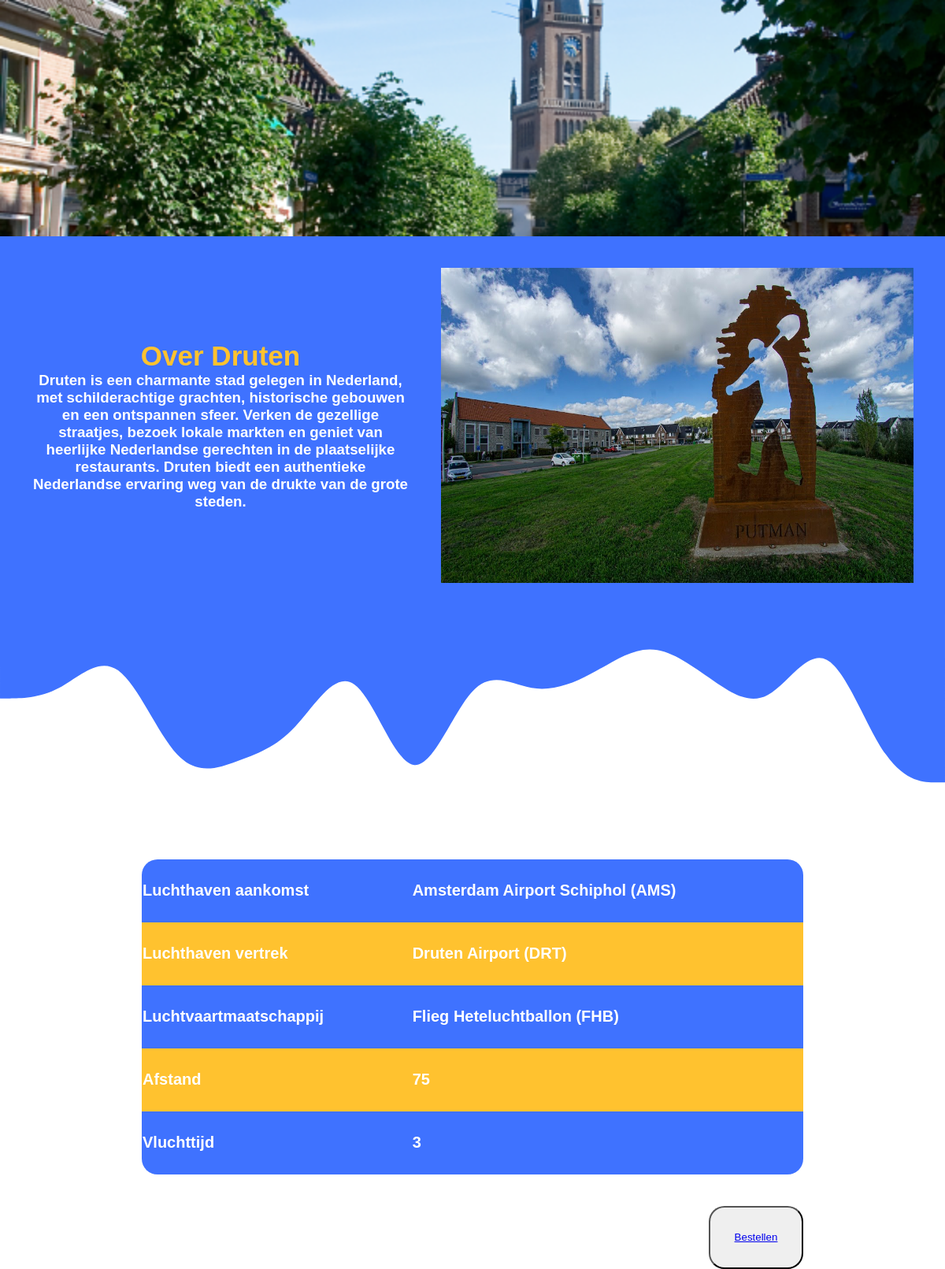
The page /info.php?tripID=4 on the database its author committed.
### tables this page shows
CREATE TABLE `trip` (
  `tripID` int(11) NOT NULL,
  `land` varchar(255) NOT NULL,
  `stad` varchar(255) NOT NULL,
  `prijs` int(11) NOT NULL,
  `personen` int(11) NOT NULL,
  `img` varchar(255) DEFAULT NULL
);

CREATE TABLE `info` (
  `tripID` int(11) NOT NULL,
  `infoIMG` varchar(255) NOT NULL,
  `informatiestuk` text NOT NULL,
  `luchthavenaankomst` varchar(255) NOT NULL,
  `luchthavenvertek` varchar(255) NOT NULL,
  `Luchtvaartmaaschappij` varchar(255) NOT NULL,
  `Afstand` int(11) NOT NULL,
  `Vluchttijd` int(11) NOT NULL,
  `infoID` int(11) NOT NULL,
  `prijspp` int(11) DEFAULT NULL
);

### info.php (the view, shortened to what this page needs)
<?php include ('connection.php'); ?>
<!DOCTYPE html>
<html lang="nl">
<head>
    <link rel="stylesheet" href="css/style.css">
</head>
<body>
    <section id="reis_info">
        <div class="infoContainer">
            <?php
            $tripID = $_GET['tripID'];
            $sql = 'SELECT * FROM trip where tripID=:tripID';
            $stmt = $conn->prepare($sql);
            $stmt->bindParam(':tripID', $tripID);
            $stmt->execute();
            $result = $stmt->fetchAll();
            foreach ($result as $key) {
                ?>
                <div class="trip-item" <?php if (array_key_exists('img', $key)) { ?>
                        style="background-image: url('<?= $key['img'] ?>'); background-size: cover; background-position: center;"
                    <?php } ?>>
                </div>
                <?php
            }
            ?>
        </div>
        <div class=" inforeis blauw ">
             <div class="inforeistext">
            <?php
            $sql = 'SELECT * FROM trip where tripID=:tripID';
            $stmt = $conn->prepare($sql);
            $stmt->bindParam(':tripID', $tripID);
            $stmt->execute();
            $result = $stmt->fetchAll();
            foreach ($result as $key) {
                ?>
                <div class="tekstOver ">
                    <h3 class="geelfont popp fontsize"> Over <?php echo $key['stad'] ?> </h3>
                </div>
                <?php
            }
            ?>
            <?php
            $tripID = $_GET['tripID'];
            $sql = 'SELECT * FROM info where tripID=:tripID';
            $stmt = $conn->prepare($sql);
            $stmt->bindParam(':tripID', $tripID);
            $stmt->execute();
            $result = $stmt->fetchAll();
            foreach ($result as $key) {
                ?>
                <div class="tekstOver">
                    <div class="content">
                        <h3>  <?php  echo  $key['informatiestuk'] ?> </h3>
                    </div>
                </div>
                </div>
                <img class=fotoinfo src="<?php echo $key['infoIMG'] ?>" alt=Info Image>
                <?php
            }
            ?>
        </div>
        <div class="vluchtinfoplaats">
        <table class="tableblauw popp white">
            <?php
            foreach ($result as $key) {
                ?>
                <tr class="">
                    <th>Luchthaven aankomst</th>
                    <td> <?php echo $key['luchthavenaankomst'] ?></td>
                </tr>
                <tr class="geel">
                    <th>Luchthaven vertrek</th>
                    <td><?php echo $key['luchthavenvertek'] ?></td>
                </tr>
                <tr class="">
                    <th>Luchtvaartmaatschappij</th>
                    <td> <?php echo $key['Luchtvaartmaaschappij'] ?></td>
                </tr>
                <tr class="geel">
                    <th class="">Afstand</th>
                    <td><?php echo $key['Afstand'] ?></td>
                </tr>
                <tr class="">
                    <th>Vluchttijd</th>
                    <td> <?php echo $key['Vluchttijd'] ?></td>
                </tr>
                <?php
            }
            ?>
        </table>
        </div>
        <form action="data/dataWinkelmand.php" method="post">
        <div class="buttonvak">
<button class="buttonvorm" ><a  href="winkelmand.php"> Bestellen</a></button>
        </div>
        </form>

### css/style.css (style rules this page uses)
* { margin: 0px; }
.geelfont { color: #FFC22F; }
.popp { font-family: "Poppins", sans-serif; font-weight: 700; font-style: normal; }
.white { color: white; }
h3 { font-family: "Poppins", sans-serif; font-weight: 700; font-style: normal; color: white; }
.blauw { background-color: #3F72FF; }
.geel { background-color: #FFC22F; }
a { width: 49%; }
.trip-item { box-sizing: border-box; height: 300px; display: flex; flex-direction: column; justify-content: space-between; position: relative; }
.fotoinfo { width: 600px; height: 400px; }
.content { display: flex; justify-content: space-evenly; }
.vluchtinfoplaats { height: 60vh; width: auto; display: flex; justify-content: center; align-items: center; }
.tableblauw { font-size: 20px; font-weight: 700; height: 50vh; width: 70vw; background-color: #3F72FF; border-radius: 20px; border-spacing: 0cap; text-align: left; }
.inforeis { display: flex; justify-content: space-between; }
.inforeistext { display: flex; flex-direction: column; justify-content: center; align-items: center; margin-left: 40px; }
.fontsize { font-size: 35px; }
a { width: 60%; }
.fotoinfo { width: 600px; height: 400px; margin: 40px; }
.content { width: 40vw; }
.tekstOver { display: flex; flex-direction: column; justify-content: center; align-items: center; text-align: center; width: 100%; }
.buttonvak { width: 85%; height: 10vh; display: flex; justify-content: right; }
.buttonvorm { border-radius: 20px; width: 10vw; }

### rows shown on the page
trip: img (picture), stad "Druten"
info: informatiestuk "Druten is een charmante stad gelegen in Nederland, met schilderachtige grachten, historische gebouwen en een ontspannen sfeer. Verken de gezellige straatjes, bezoek lokale markten en geniet van heerlijke Nederlandse gerechten in de plaatselijke restaurants. Druten biedt een authentieke Nederlandse ervaring weg van de drukte van de grote steden.", infoIMG (picture), luchthavenaankomst "Amsterdam Airport Schiphol (AMS)", luchthavenvertek "Druten Airport (DRT)", Luchtvaartmaaschappij "Flieg Heteluchtballon (FHB)", Afstand "75", Vluchttijd "3"
